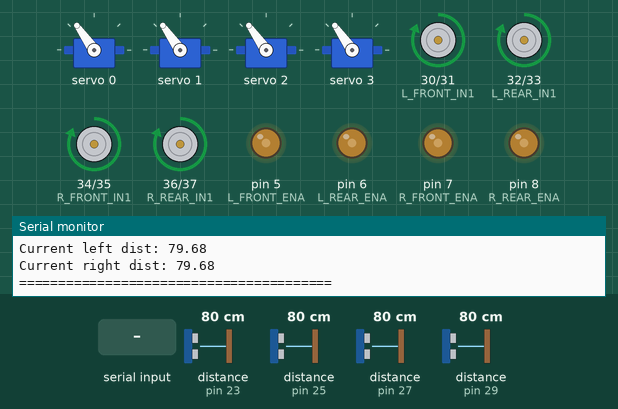
Simulated run of this sketch. Board: Arduino Mega 2560, built with avr-gcc and run on an emulated ATmega2560. Parts: 4 × servo, motor-driver pin pairs drawn as motors (green arrow = first pin HIGH = forward, orange = second pin HIGH = backward, longer = more drive), output pins drawn as LEDs (lit = HIGH), the last lines printed to the serial monitor. Wiring (inferred from the names in the program): 4 × ultrasonic range finder: trigger pin 22, echo pin 23 / trigger pin 24, echo pin 25 / trigger pin 26, echo pin 27 / trigger pin 28, echo pin 29. Inputs (shaded band) come from the test bench; at power-on: distance to the obstacle (sensors on pin 23, pin 27, pin 29, pin 25) 80 cm. The echo pulse lasts 58.3 µs per cm; pins used as bus, display or sensor lines are not drawn.

Above: at 2.0 s.
2.1 s: "L\n" received over Serial
At 2.9 s:
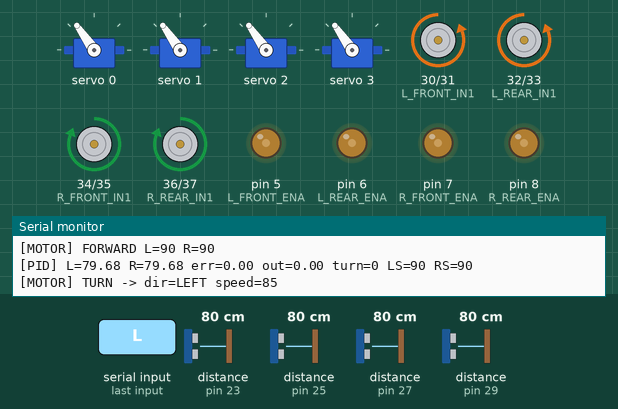
At 3.7 s:
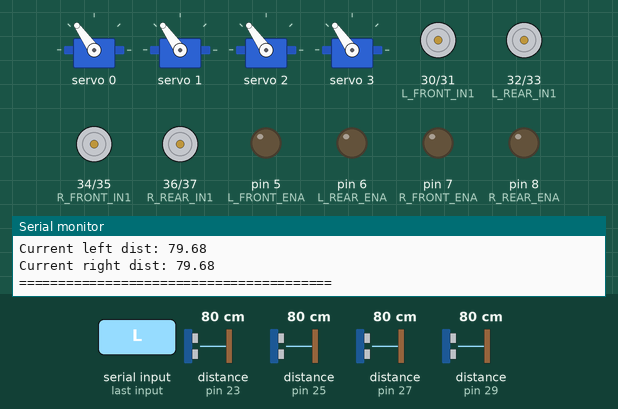
4.6 s: distance to the obstacle (sensor on pin 23) set to 2 cm
6.6 s: byte 65 ('A') received over Serial
At 7.18 s:
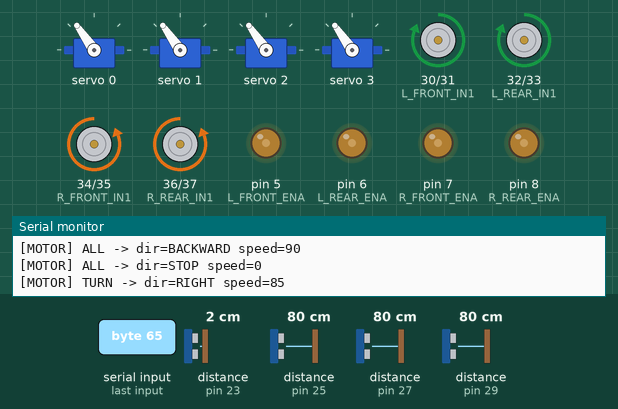
9.6 s: distance to the obstacle (sensor on pin 27) set to 299 cm
12.6 s: distance to the obstacle (sensor on pin 29) set to 2 cm
At 13.8 s:
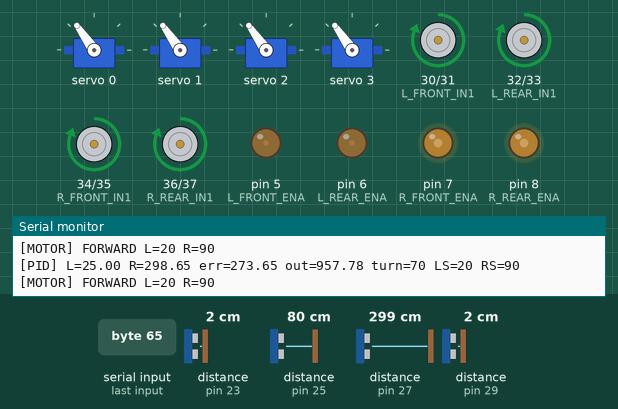
14.7 s: distance to the obstacle (sensor on pin 27) set to 162 cm
16.2 s: distance to the obstacle (sensor on pin 27) set to 158 cm
Timing chart, 0 to 19.8 s (numbered marks = the images above; inputs shaded):
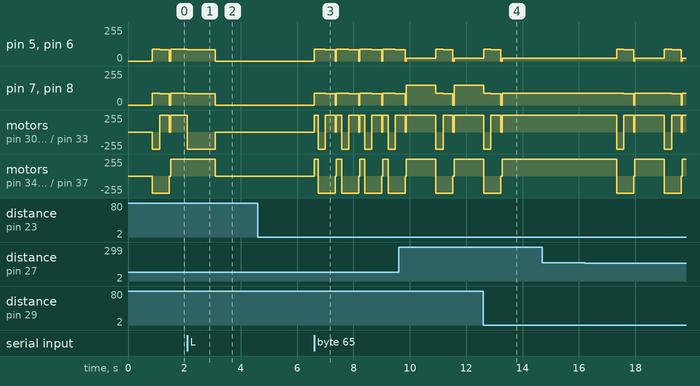

The sketch:

pid_obstacle_avoidance_robot.ino
```cpp
/*
  4WD Obstacle-Avoidance Robot with 4-DOF Arm
  Arduino Mega 2560
  PID-only obstacle avoidance steering
  -------------------------------------------
  - 4x DC motors via 2x L298N
  - 4x HC-SR04 ultrasonic sensors (FL, FR, R, L)
  - PCA9685 (I2C 0x40) driving 4 arm servos (Base, Shoulder, Elbow, Wrist)
  - PID steering based on side distance error
  - Non-blocking control loop
  - Extensive Serial debugging
  - Serial command interface for manual testing

  Libraries required: Wire.h, Adafruit_PWMServoDriver.h
*/

#include <Wire.h>
#include <Adafruit_PWMServoDriver.h>

#define TRIG_FL 22
#define ECHO_FL 23
#define TRIG_FR 24
#define ECHO_FR 25
#define TRIG_R  26
#define ECHO_R  27
#define TRIG_L  28
#define ECHO_L  29

#define L_FRONT_ENA 5
#define L_FRONT_IN1 30
#define L_FRONT_IN2 31
#define L_REAR_ENA  6
#define L_REAR_IN1  32
#define L_REAR_IN2  33
#define R_FRONT_ENA 7
#define R_FRONT_IN1 34
#define R_FRONT_IN2 35
#define R_REAR_ENA  8
#define R_REAR_IN1  36
#define R_REAR_IN2  37

#define PCA9685_ADDR 0x40
#define SERVO_FREQ 50
#define CH_BASE 0
#define CH_SHOULDER 1
#define CH_ELBOW 2
#define CH_WRIST 3

const uint8_t SPEED_BASE   = 90;
const uint8_t SPEED_MAX    = 150;
const uint8_t SPEED_MIN    = 0;
const uint8_t SPEED_TURN_LIMIT = 70;

const float DIST_TARGET_CM   = 25.0;
const float DIST_CAUTION_CM  = 40.0;
const float DIST_STOP_CM     = 18.0;
const float SIDE_MIN_VALID   = 2.0;
const float SIDE_MAX_VALID   = 400.0;

const unsigned long SENSOR_INTERVAL_MS   = 100;
const unsigned long DEBUG_PRINT_INTERVAL = 500;
const unsigned long ULTRASONIC_TIMEOUT_US = 25000UL;

float Kp = 3.5;
float Ki = 0.0;
float Kd = 1.2;

const float INTEGRAL_LIMIT = 50.0;

struct ServoLimits { int minAngle; int maxAngle; int homeAngle; };
const ServoLimits BASE_LIMITS     = {0, 180, 90};
const ServoLimits SHOULDER_LIMITS = {20, 160, 90};
const ServoLimits ELBOW_LIMITS    = {0, 160, 90};
const ServoLimits WRIST_LIMITS    = {0, 180, 90};
const int SERVO_PULSE_MIN = 150;
const int SERVO_PULSE_MAX = 600;

Adafruit_PWMServoDriver pwm = Adafruit_PWMServoDriver(PCA9685_ADDR);

bool autoMode = true;
unsigned long lastSensorRead = 0;
unsigned long lastDebugPrint = 0;
unsigned long lastPIDTime = 0;
unsigned long lastErrorTime = 0;

struct SensorData {
  float distFL;
  float distFR;
  float distR;
  float distL;
  bool validFL;
  bool validFR;
  bool validR;
  bool validL;
};

SensorData sensors;

float pidIntegral = 0.0;
float lastError = 0.0;

void motorsInit();
void setMotor(int enaPin, int in1Pin, int in2Pin, int speed, bool forward);
void driveForward(uint8_t leftSpeed, uint8_t rightSpeed);
void driveBackward(uint8_t speed);
void pivotLeft(uint8_t speed);
void pivotRight(uint8_t speed);
void stopMotors();
void printMotorCommand(const char* label, int speed, const char* dir);

void sensorsInit();
float readUltrasonicCM(int trigPin, int echoPin, bool &validOut);
void updateAllSensors();
void printDistances();

void armInit();
void setServoAngle(uint8_t channel, int angle, const ServoLimits &limits, const char* name);
void armHome();
void armTest();

void handleSerialCommands();
void printStatus();
void resetPID(const char* reason);
float computePID(float error, float dt);
void runPIDObstacleAvoidance();

void setup() {
  Serial.begin(115200);
  delay(200);
  Serial.println(F("================================================"));
  Serial.println(F(" 4WD Obstacle-Avoidance Robot - PID Steering Boot"));
  Serial.println(F("================================================"));

  motorsInit();
  sensorsInit();
  armInit();

  stopMotors();
  lastSensorRead = millis();
  lastPIDTime = millis();

  Serial.println(F("[SETUP] Motors initialized."));
  Serial.println(F("[SETUP] Sensors initialized."));
  Serial.println(F("[SETUP] Arm/PCA9685 initialized."));
  Serial.println(F("[SETUP] AUTO mode enabled. Send 'M' for manual stop."));
  Serial.println(F("[SETUP] Commands: A,M,F,B,L,R,X,D,S,H,T,P"));
}

void loop() {
  handleSerialCommands();

  unsigned long now = millis();
  if (now - lastSensorRead >= SENSOR_INTERVAL_MS) {
    lastSensorRead = now;
    updateAllSensors();
  }

  if (now - lastDebugPrint >= DEBUG_PRINT_INTERVAL) {
    lastDebugPrint = now;
    printDistances();
    printStatus();
  }

  if (autoMode) runPIDObstacleAvoidance();
}

void motorsInit() {
  pinMode(L_FRONT_ENA, OUTPUT); pinMode(L_FRONT_IN1, OUTPUT); pinMode(L_FRONT_IN2, OUTPUT);
  pinMode(L_REAR_ENA, OUTPUT);  pinMode(L_REAR_IN1, OUTPUT);  pinMode(L_REAR_IN2, OUTPUT);
  pinMode(R_FRONT_ENA, OUTPUT); pinMode(R_FRONT_IN1, OUTPUT); pinMode(R_FRONT_IN2, OUTPUT);
  pinMode(R_REAR_ENA, OUTPUT);  pinMode(R_REAR_IN1, OUTPUT);  pinMode(R_REAR_IN2, OUTPUT);
  stopMotors();
}

void setMotor(int enaPin, int in1Pin, int in2Pin, int speed, bool forward) {
  speed = constrain(speed, 0, 255);
  if (forward) { digitalWrite(in1Pin, HIGH); digitalWrite(in2Pin, LOW); }
  else { digitalWrite(in1Pin, LOW); digitalWrite(in2Pin, HIGH); }
  analogWrite(enaPin, speed);
}

void stopAllMotorPins() {
  digitalWrite(L_FRONT_IN1, LOW); digitalWrite(L_FRONT_IN2, LOW);
  digitalWrite(L_REAR_IN1, LOW);  digitalWrite(L_REAR_IN2, LOW);
  digitalWrite(R_FRONT_IN1, LOW); digitalWrite(R_FRONT_IN2, LOW);
  digitalWrite(R_REAR_IN1, LOW);  digitalWrite(R_REAR_IN2, LOW);
  analogWrite(L_FRONT_ENA, 0); analogWrite(L_REAR_ENA, 0);
  analogWrite(R_FRONT_ENA, 0); analogWrite(R_REAR_ENA, 0);
}

void driveForward(uint8_t leftSpeed, uint8_t rightSpeed) {
  setMotor(L_FRONT_ENA, L_FRONT_IN1, L_FRONT_IN2, leftSpeed, true);
  setMotor(L_REAR_ENA,  L_REAR_IN1,  L_REAR_IN2,  leftSpeed, true);
  setMotor(R_FRONT_ENA, R_FRONT_IN1, R_FRONT_IN2, rightSpeed, true);
  setMotor(R_REAR_ENA,  R_REAR_IN1,  R_REAR_IN2,  rightSpeed, true);
  Serial.print(F("[MOTOR] FORWARD L=")); Serial.print(leftSpeed); Serial.print(F(" R=")); Serial.println(rightSpeed);
}

void driveBackward(uint8_t speed) {
  setMotor(L_FRONT_ENA, L_FRONT_IN1, L_FRONT_IN2, speed, false);
  setMotor(L_REAR_ENA,  L_REAR_IN1,  L_REAR_IN2,  speed, false);
  setMotor(R_FRONT_ENA, R_FRONT_IN1, R_FRONT_IN2, speed, false);
  setMotor(R_REAR_ENA,  R_REAR_IN1,  R_REAR_IN2,  speed, false);
  printMotorCommand("ALL", speed, "BACKWARD");
}

void pivotLeft(uint8_t speed) {
  setMotor(L_FRONT_ENA, L_FRONT_IN1, L_FRONT_IN2, speed, false);
  setMotor(L_REAR_ENA,  L_REAR_IN1,  L_REAR_IN2,  speed, false);
  setMotor(R_FRONT_ENA, R_FRONT_IN1, R_FRONT_IN2, speed, true);
  setMotor(R_REAR_ENA,  R_REAR_IN1,  R_REAR_IN2,  speed, true);
  printMotorCommand("TURN", speed, "LEFT");
}

void pivotRight(uint8_t speed) {
  setMotor(L_FRONT_ENA, L_FRONT_IN1, L_FRONT_IN2, speed, true);
  setMotor(L_REAR_ENA,  L_REAR_IN1,  L_REAR_IN2,  speed, true);
  setMotor(R_FRONT_ENA, R_FRONT_IN1, R_FRONT_IN2, speed, false);
  setMotor(R_REAR_ENA,  R_REAR_IN1,  R_REAR_IN2,  speed, false);
  printMotorCommand("TURN", speed, "RIGHT");
}

void stopMotors() {
  stopAllMotorPins();
  printMotorCommand("ALL", 0, "STOP");
}

void printMotorCommand(const char* label, int speed, const char* dir) {
  Serial.print(F("[MOTOR] ")); Serial.print(label); Serial.print(F(" -> dir="));
  Serial.print(dir); Serial.print(F(" speed=")); Serial.println(speed);
}

void sensorsInit() {
  pinMode(TRIG_FL, OUTPUT); pinMode(ECHO_FL, INPUT);
  pinMode(TRIG_FR, OUTPUT); pinMode(ECHO_FR, INPUT);
  pinMode(TRIG_R, OUTPUT);  pinMode(ECHO_R, INPUT);
  pinMode(TRIG_L, OUTPUT);  pinMode(ECHO_L, INPUT);
  digitalWrite(TRIG_FL, LOW); digitalWrite(TRIG_FR, LOW);
  digitalWrite(TRIG_R, LOW);  digitalWrite(TRIG_L, LOW);
  sensors.distFL = sensors.distFR = sensors.distR = sensors.distL = -1;
  sensors.validFL = sensors.validFR = sensors.validR = sensors.validL = false;
}

float readUltrasonicCM(int trigPin, int echoPin, bool &validOut) {
  digitalWrite(trigPin, LOW); delayMicroseconds(2);
  digitalWrite(trigPin, HIGH); delayMicroseconds(10);
  digitalWrite(trigPin, LOW);
  unsigned long duration = pulseIn(echoPin, HIGH, ULTRASONIC_TIMEOUT_US);
  if (duration == 0) { validOut = false; return -1.0; }
  float distanceCM = (duration * 0.0343) / 2.0;
  if (distanceCM < SIDE_MIN_VALID || distanceCM > SIDE_MAX_VALID) { validOut = false; return distanceCM; }
  validOut = true; return distanceCM;
}

void updateAllSensors() {
  sensors.distFL = readUltrasonicCM(TRIG_FL, ECHO_FL, sensors.validFL); delayMicroseconds(500);
  sensors.distFR = readUltrasonicCM(TRIG_FR, ECHO_FR, sensors.validFR); delayMicroseconds(500);
  sensors.distR  = readUltrasonicCM(TRIG_R, ECHO_R, sensors.validR);   delayMicroseconds(500);
  sensors.distL  = readUltrasonicCM(TRIG_L, ECHO_L, sensors.validL);
}

void printDistances() {
  Serial.println(F("---- Distances (cm) ----"));
  Serial.print(F("FL: ")); if (sensors.validFL) Serial.print(sensors.distFL); else Serial.print(F("INVALID"));
  Serial.print(F("  FR: ")); if (sensors.validFR) Serial.print(sensors.distFR); else Serial.print(F("INVALID"));
  Serial.print(F("  R: ")); if (sensors.validR) Serial.print(sensors.distR); else Serial.print(F("INVALID"));
  Serial.print(F("  L: ")); if (sensors.validL) Serial.println(sensors.distL); else Serial.println(F("INVALID"));
}

float computePID(float error, float dt) {
  pidIntegral += error * dt;
  pidIntegral = constrain(pidIntegral, -INTEGRAL_LIMIT, INTEGRAL_LIMIT);
  float derivative = (dt > 0.0) ? ((error - lastError) / dt) : 0.0;
  lastError = error;
  return (Kp * error) + (Ki * pidIntegral) + (Kd * derivative);
}

void resetPID(const char* reason) {
  pidIntegral = 0.0;
  lastError = 0.0;
  Serial.print(F("[PID] Reset: ")); Serial.println(reason);
}

void runPIDObstacleAvoidance() {
  float leftDist = sensors.validL ? sensors.distL : (sensors.validFL ? sensors.distFL : DIST_TARGET_CM);
  float rightDist = sensors.validR ? sensors.distR : (sensors.validFR ? sensors.distFR : DIST_TARGET_CM);

  bool frontTooClose = false;
  if (sensors.validFL && sensors.distFL <= DIST_STOP_CM) frontTooClose = true;
  if (sensors.validFR && sensors.distFR <= DIST_STOP_CM) frontTooClose = true;
  if (!sensors.validFL && !sensors.validFR) frontTooClose = true;

  if (frontTooClose) {
    resetPID("front blocked");
    driveBackward(90);
    delay(250);
    stopMotors();
    if (leftDist > rightDist) pivotLeft(85); else pivotRight(85);
    delay(350);
    stopMotors();
    return;
  }

  float error = rightDist - leftDist;
  unsigned long now = millis();
  float dt = (now - lastPIDTime) / 1000.0;
  if (dt <= 0.0) dt = 0.1;
  lastPIDTime = now;

  float pidOut = computePID(error, dt);
  int turn = (int)constrain(pidOut, -SPEED_TURN_LIMIT, SPEED_TURN_LIMIT);

  int leftSpeed = SPEED_BASE - turn;
  int rightSpeed = SPEED_BASE + turn;
  leftSpeed = constrain(leftSpeed, SPEED_MIN, SPEED_MAX);
  rightSpeed = constrain(rightSpeed, SPEED_MIN, SPEED_MAX);

  if (leftDist < DIST_CAUTION_CM || rightDist < DIST_CAUTION_CM) {
    leftSpeed = min(leftSpeed, (int)SPEED_BASE);
    rightSpeed = min(rightSpeed, (int)SPEED_BASE);
  }

  driveForward((uint8_t)leftSpeed, (uint8_t)rightSpeed);

  Serial.print(F("[PID] L=")); Serial.print(leftDist);
  Serial.print(F(" R=")); Serial.print(rightDist);
  Serial.print(F(" err=")); Serial.print(error);
  Serial.print(F(" out=")); Serial.print(pidOut);
  Serial.print(F(" turn=")); Serial.print(turn);
  Serial.print(F(" LS=")); Serial.print(leftSpeed);
  Serial.print(F(" RS=")); Serial.println(rightSpeed);
}

void armInit() {
  Wire.begin();
  pwm.begin();
  pwm.setPWMFreq(SERVO_FREQ);
  delay(10);
  Serial.println(F("[ARM] PCA9685 initialized at 50Hz."));
  armHome();
}

void setServoAngle(uint8_t channel, int angle, const ServoLimits &limits, const char* name) {
  int clamped = constrain(angle, limits.minAngle, limits.maxAngle);
  int pulse = map(clamped, 0, 180, SERVO_PULSE_MIN, SERVO_PULSE_MAX);
  pwm.setPWM(channel, 0, pulse);
  Serial.print(F("[SERVO] ")); Serial.print(name); Serial.print(F(" -> angle="));
  Serial.print(clamped); Serial.print(F(" pulse=")); Serial.println(pulse);
}

void armHome() {
  setServoAngle(CH_BASE, BASE_LIMITS.homeAngle, BASE_LIMITS, "Base");
  delay(150);
  setServoAngle(CH_SHOULDER, SHOULDER_LIMITS.homeAngle, SHOULDER_LIMITS, "Shoulder");
  delay(150);
  setServoAngle(CH_ELBOW, ELBOW_LIMITS.homeAngle, ELBOW_LIMITS, "Elbow");
  delay(150);
  setServoAngle(CH_WRIST, WRIST_LIMITS.homeAngle, WRIST_LIMITS, "Wrist");
  delay(150);
}

void armTest() {
  setServoAngle(CH_BASE, BASE_LIMITS.homeAngle + 20, BASE_LIMITS, "Base"); delay(300);
  setServoAngle(CH_BASE, BASE_LIMITS.homeAngle, BASE_LIMITS, "Base"); delay(300);
  setServoAngle(CH_SHOULDER, SHOULDER_LIMITS.homeAngle + 15, SHOULDER_LIMITS, "Shoulder"); delay(300);
  setServoAngle(CH_SHOULDER, SHOULDER_LIMITS.homeAngle, SHOULDER_LIMITS, "Shoulder"); delay(300);
  setServoAngle(CH_ELBOW, ELBOW_LIMITS.homeAngle + 15, ELBOW_LIMITS, "Elbow"); delay(300);
  setServoAngle(CH_ELBOW, ELBOW_LIMITS.homeAngle, ELBOW_LIMITS, "Elbow"); delay(300);
  setServoAngle(CH_WRIST, WRIST_LIMITS.homeAngle + 15, WRIST_LIMITS, "Wrist"); delay(300);
  setServoAngle(CH_WRIST, WRIST_LIMITS.homeAngle, WRIST_LIMITS, "Wrist"); delay(300);
}

void handleSerialCommands() {
  if (!Serial.available()) return;
  char cmd = Serial.read();
  if (cmd == '\n' || cmd == '\r') return;

  switch (cmd) {
    case 'A': case 'a':
      autoMode = true;
      resetPID("AUTO enabled");
      Serial.println(F("[CMD] AUTO mode ENABLED."));
      break;
    case 'M': case 'm':
      autoMode = false;
      stopMotors();
      Serial.println(F("[CMD] MANUAL mode."));
      break;
    case 'F': case 'f':
      autoMode = false; driveForward(90, 90); delay(3000); stopMotors(); break;
    case 'B': case 'b':
      autoMode = false; driveBackward(90); delay(3000); stopMotors(); break;
    case 'L': case 'l':
      autoMode = false; pivotLeft(85); delay(1000); stopMotors(); break;
    case 'R': case 'r':
      autoMode = false; pivotRight(85); delay(1000); stopMotors(); break;
    case 'X': case 'x':
      autoMode = false; stopMotors(); break;
    case 'D': case 'd':
      updateAllSensors(); printDistances(); break;
    case 'S': case 's':
      printStatus(); break;
    case 'H': case 'h':
      armHome(); break;
    case 'T': case 't':
      armTest(); break;
    case 'P': case 'p':
      Kp += 0.5; Serial.print(F("[PID] Kp=")); Serial.println(Kp); break;
    default:
      Serial.println(F("[CMD] Valid commands: A,M,F,B,L,R,X,D,S,H,T,P"));
      break;
  }
}

void printStatus() {
  Serial.println(F("================ STATUS ================"));
  Serial.print(F("Auto mode: ")); Serial.println(autoMode ? "ENABLED" : "DISABLED");
  Serial.print(F("Kp: ")); Serial.println(Kp);
  Serial.print(F("Ki: ")); Serial.println(Ki);
  Serial.print(F("Kd: ")); Serial.println(Kd);
  Serial.print(F("Target distance: ")); Serial.println(DIST_TARGET_CM);
  Serial.print(F("Current left dist: ")); Serial.println(sensors.validL ? sensors.distL : -1);
  Serial.print(F("Current right dist: ")); Serial.println(sensors.validR ? sensors.distR : -1);
  Serial.println(F("========================================"));
}
```

Measured:
- after the input at 2.1 s, pin 5 (L_FRONT_ENA), pin 6 (L_REAR_ENA): 90/255 → 85/255 at once, → 0/255 1.0 s later
- after the input at 6.6 s, pin 5 (L_FRONT_ENA), pin 6 (L_REAR_ENA): 0/255 → 90/255 at once, then repeats every 0.82 s: 85/255 0.35 s, 0/255 0.04 s, 90/255 0.44 s
- after the input at 12.6 s, pin 6 (L_REAR_ENA): goes on until 13.3 s, then stays 20/255; motor on pin 30 (L_FRONT_IN1) / pin 31 (L_FRONT_IN2), motor on pin 32 (L_REAR_IN1) / pin 33 (L_REAR_IN2), motor on pin 34 (R_FRONT_IN1) / pin 35 (R_FRONT_IN2), motor on pin 36 (R_REAR_IN1) / pin 37 (R_REAR_IN2): goes on until 13.3 s, then stays forward 255/255
